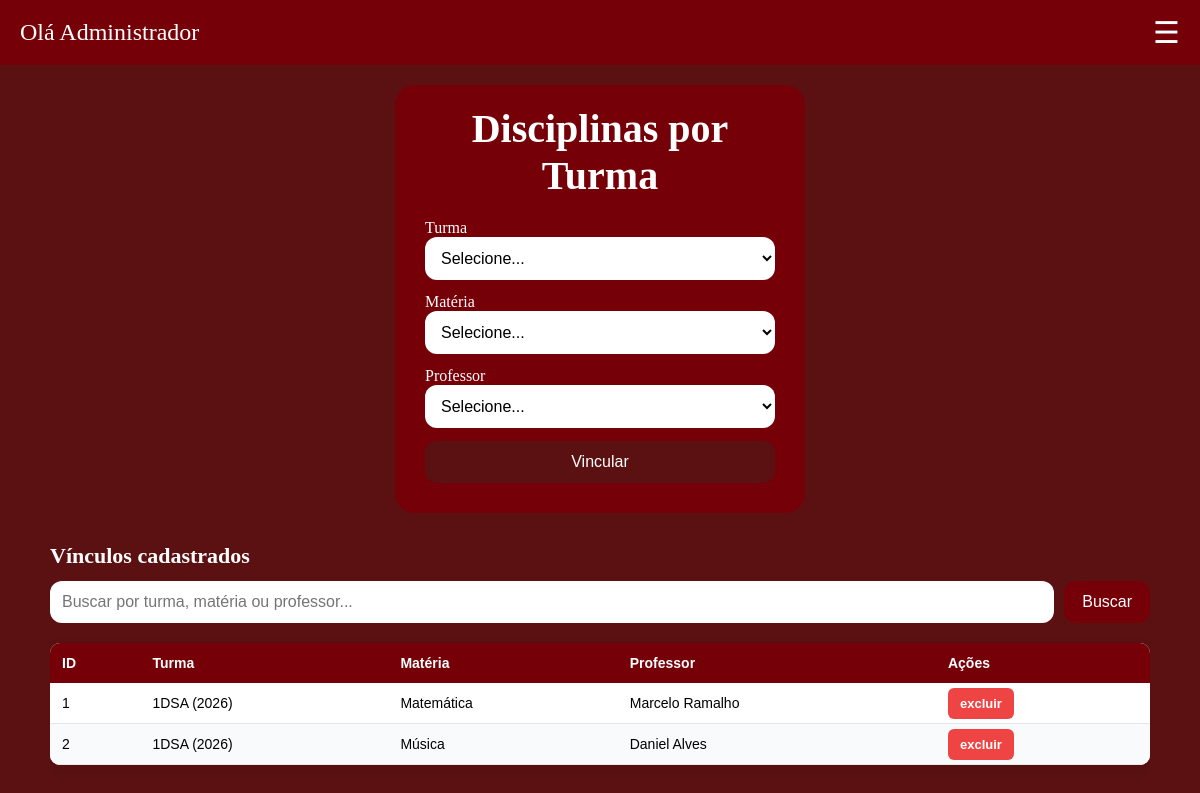
Screenshot of /Gestao-Escolar/php/admin/turmamateria.php (signed in) with the database file from the repository.
### tables this page shows
CREATE TABLE IF NOT EXISTS `turma_materia` (
  `id_turma_materia` int NOT NULL AUTO_INCREMENT,
  `tm_id_turma` int NOT NULL,
  `tm_id_materia` int NOT NULL,
  `tm_id_professor` int NOT NULL,
  PRIMARY KEY (`id_turma_materia`),
  UNIQUE KEY `tm_id_turma` (`tm_id_turma`,`tm_id_materia`),
  KEY `tm_id_materia` (`tm_id_materia`),
  KEY `tm_id_professor` (`tm_id_professor`),
  CONSTRAINT `turma_materia_ibfk_1` FOREIGN KEY (`tm_id_turma`) REFERENCES `turma` (`id_turma`),
  CONSTRAINT `turma_materia_ibfk_2` FOREIGN KEY (`tm_id_materia`) REFERENCES `materia` (`id_materia`),
  CONSTRAINT `turma_materia_ibfk_3` FOREIGN KEY (`tm_id_professor`) REFERENCES `professor` (`id_professor`)
);

CREATE TABLE IF NOT EXISTS `turma` (
  `id_turma` int NOT NULL AUTO_INCREMENT,
  `nome_turma` varchar(50) NOT NULL,
  `serie` varchar(20) NOT NULL,
  `turno` varchar(20) DEFAULT NULL,
  `ano_letivo` int NOT NULL,
  PRIMARY KEY (`id_turma`)
);

CREATE TABLE IF NOT EXISTS `materia` (
  `id_materia` int NOT NULL AUTO_INCREMENT,
  `nome_materia` varchar(100) NOT NULL,
  `carga_horaria` int DEFAULT NULL,
  PRIMARY KEY (`id_materia`)
);

CREATE TABLE IF NOT EXISTS `professor` (
  `id_professor` int NOT NULL AUTO_INCREMENT,
  `nome` varchar(100) NOT NULL,
  `email` varchar(50) NOT NULL,
  `data_nascimento` date DEFAULT NULL,
  `cpf` varchar(14) NOT NULL,
  `tel` varchar(20) DEFAULT NULL,
  `salario` decimal(10,2) DEFAULT NULL,
  PRIMARY KEY (`id_professor`),
  UNIQUE KEY `cpf` (`cpf`),
  UNIQUE KEY `email` (`email`)
);

### Gestao-Escolar/php/verifica.php (called while the page is built, shortened)
<?php
function h($texto) {
    return htmlspecialchars((string)$texto, ENT_QUOTES, 'UTF-8');
}

### Gestao-Escolar/php/admin/turmamateria.php (the view, shortened to what this page needs)
<?php
include "../verifica.php";
include_once "../conexao.php";
$busca = trim($_GET["busca"] ?? "");
$like = "%" . $busca . "%";
$stmt = $sql->prepare("SELECT tm.id_turma_materia, t.nome_turma, t.ano_letivo, mat.nome_materia, p.nome AS professor
                       FROM turma_materia tm
                       JOIN turma t ON t.id_turma = tm.tm_id_turma
                       JOIN materia mat ON mat.id_materia = tm.tm_id_materia
                       JOIN professor p ON p.id_professor = tm.tm_id_professor
                       WHERE t.nome_turma LIKE ? OR mat.nome_materia LIKE ? OR p.nome LIKE ?
                       ORDER BY t.ano_letivo DESC, t.nome_turma, mat.nome_materia");
$stmt->bind_param("sss", $like, $like, $like);
$stmt->execute();
$query = $stmt->get_result();
?>
<!DOCTYPE html>
<html lang="pt-br">
<head>
    <link rel="stylesheet" href="../../css/style.css">
</head>
<body class="sla">
<?php include "../includes/header_admin.php"; ?>
<div class="divform compacta">
  <h2 class="titulo">Disciplinas por Turma</h2>
  <form action="../salvarturmamateria.php" method="post" class="formularios">
        <div class="org">
          <label for="tm_id_turma">Turma</label>
          <select id="tm_id_turma" name="tm_id_turma" required>
            <option value="">Selecione...</option>
          </select>
        </div>
        <div class="org">
          <label for="tm_id_materia">Matéria</label>
          <select id="tm_id_materia" name="tm_id_materia" required>
            <option value="">Selecione...</option>
          </select>
        </div>
        <div class="org">
          <label for="tm_id_professor">Professor</label>
          <select id="tm_id_professor" name="tm_id_professor" required>
            <option value="">Selecione...</option>
          </select>
        </div>
    <input class="btn-form" type="submit" value="Vincular">
  </form>
</div>
<div class="container">
  <h3 class="secao-titulo">Vínculos cadastrados</h3>
  <form method="get" class="toolbar">
    <input type="search" name="busca" class="busca" placeholder="Buscar por turma, matéria ou professor..." value="<?php echo h($busca); ?>">
    <button class="btn" type="submit">Buscar</button>
  </form>
  <div class="tabela-wrap">
    <table>
      <thead>
        <tr><th>ID</th><th>Turma</th><th>Matéria</th><th>Professor</th><th>Ações</th></tr>
      </thead>
      <tbody>
<?php while ($row = $query->fetch_assoc()): ?>
        <tr>
          <td><?php echo (int)$row['id_turma_materia']; ?></td>
          <td><?php echo h($row['nome_turma']); ?> (<?php echo (int)$row['ano_letivo']; ?>)</td>
          <td><?php echo h($row['nome_materia']); ?></td>
          <td><?php echo h($row['professor']); ?></td>
          <td class="acoes">
            <a class="btn-excluir" href="../excturmamateria.php?id=<?php echo (int)$row['id_turma_materia']; ?>">excluir</a>
          </td>
        </tr>
<?php endwhile; ?>
      </tbody>
    </table>
  </div>
</div>
</body>
</html>

### Gestao-Escolar/css/style.css (style rules this page uses)
.org { display: flex; flex-direction: column; color: white; }
.sla { margin: 0; background-color: rgb(91, 17, 17); }
a { text-decoration: none; }
.divform { margin: 130px auto; margin-top: 20px; background-color: rgb(118, 0, 8); padding: 30px; border-radius: 20px; width: 350px; }
.titulo { color: #ffffff; font-size: 40px; text-align: center; margin-bottom: 20px; font-family: 'sla'; margin-top: -10px; }
.formularios { display: flex; flex-direction: column; gap: 13px; }
.formularios label { color: #fff; font-family: 'marca'; }
.formularios input { padding: 12px; border-radius: 12px; border: none; outline: none; background-color: #ffffff; font-size: 16px; }
.formularios input::placeholder { color: #000000; }
.formularios select { padding: 12px; border-radius: 12px; border: none; outline: none; background-color: #ffffff; font-size: 16px; }
table { width: 100%; border-collapse: collapse; margin: 20px 0; font-family: Arial, sans-serif; background: #fff; box-shadow: 0 4px 12px rgba(0,0,0,0.1); border-radius: 10px; overflow: hidden; }
table th { background: #eb25b3; color: white; padding: 12px; text-align: left; font-size: 14px; }
table td { padding: 12px; border-bottom: 1px solid #e5e7eb; font-size: 14px; }
table tr:nth-child(even) { background-color: #f8fafc; }
.btn-editar, .btn-excluir { text-decoration: none; padding: 8px 12px; border-radius: 6px; color: white; font-size: 13px; font-weight: bold; }
.btn-excluir { background-color: #ef4444; }
.container { max-width: 1100px; margin: 30px auto; padding: 0 20px; }
.secao-titulo { color: #ffffff; font-size: 22px; margin: 30px 0 12px 0; }
.btn, .btn-novo, .btn-form { display: inline-block; cursor: pointer; border: none; border-radius: 12px; padding: 12px 18px; font-size: 16px; background-color: rgb(118, 0, 8); color: #ffffff; transition: 0.2s; }
.btn-form { width: 100%; background-color: rgb(91, 17, 17); }
.formularios .btn-form { cursor: pointer; width: 100%; background-color: rgb(91, 17, 17); color: #ffffff; }
.toolbar { display: flex; flex-wrap: wrap; gap: 10px; margin-bottom: 10px; }
.toolbar input, .toolbar select { padding: 12px; border-radius: 12px; border: none; outline: none; background-color: #ffffff; font-size: 16px; }
.toolbar .busca { flex: 1; min-width: 220px; }
.tabela-wrap { overflow-x: auto; }
.tabela-wrap table { margin: 10px 0; }
.tabela-wrap table th { background: rgb(118, 0, 8); white-space: nowrap; }
.tabela-wrap td.acoes { white-space: nowrap; }
.divform.compacta { margin-bottom: 20px; }

### rows the page displays
turma_materia: id_turma_materia "1", tm_id_turma.nome_turma "1DSA", tm_id_turma.ano_letivo "2026", tm_id_materia.nome_materia "Matemática", tm_id_professor.nome "Marcelo Ramalho"
turma_materia: id_turma_materia "2", tm_id_turma.nome_turma "1DSA", tm_id_turma.ano_letivo "2026", tm_id_materia.nome_materia "Música", tm_id_professor.nome "Daniel Alves"
